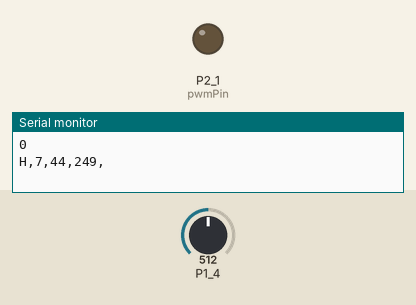
Bench run of a sketch on a simulated TI MSP430 LaunchPad. Parts: output pins drawn as LEDs (lit = HIGH), the last lines printed to the serial monitor. The test bench sets the inputs (shaded band); at power-on: P1_4 = 512. Random numbers use the default seed unless the sketch sets one.

Above: at 1.8 s.
1.9 s: P1_4 set to 488
At 3.2 s:
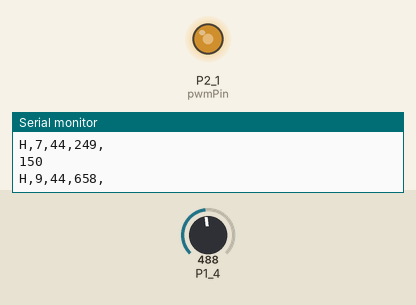
4.0 s: P1_4 set to 511
At 4.4 s:
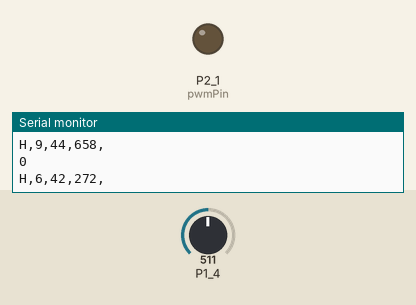
5.5 s: P1_4 set to 306
At 6.7 s:
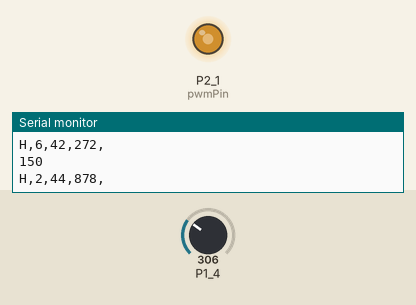
7.0 s: P1_4 set to 716
At 7.9 s:
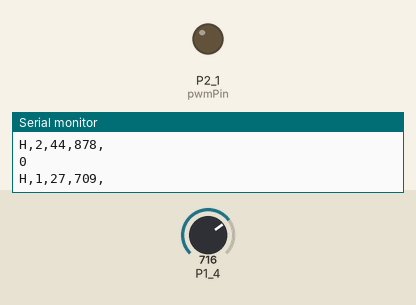
Timing chart, 0 to 9.5 s (numbered marks = the images above; inputs shaded):
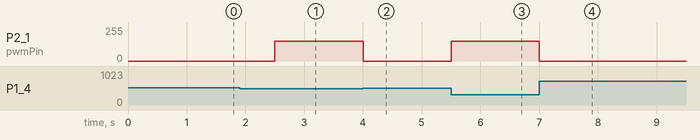

Measured:
- the behaviour switches between 503 and 502 on P1_4 (found by bisection; images 0 and 1)
- after the input at 1.9 s, P2_1 (pwmPin): 0/255 → 150/255 after 0.60 s
- after the input at 4.0 s, P2_1 (pwmPin): 150/255 → 0/255 at once
- after the input at 5.5 s, P2_1 (pwmPin): 0/255 → 150/255 at once
- after the input at 7.0 s, P2_1 (pwmPin): 150/255 → 0/255 at once

The sketch:

random_Ph2.ino
```cpp
int pH = 0;
int temp = 0;
int rot = 0;
int finalTemp = 0;
double Thermistor(int RawADC) {
 double Temp;
 Temp = logf(9900*((1023.0/RawADC-1)));
 Temp = 1 / (0.0006489785099 + 0.0003167232089*Temp-0.0000002644044342*Temp*Temp*Temp);// constants calcuted for specific thermistor (N_09P00103)
 Temp = Temp - 273.15;            // Convert Kelvin to Celcius
 return Temp;
}
int pwmPin = P2_1; // PWM supporting pin
void setup()
{
 pinMode(P1_4, INPUT);
 pinMode(pwmPin, OUTPUT); // sets the pin as output
 Serial.begin(9600);
}

void loop()
{
  finalTemp= int(Thermistor(analogRead(P1_4)));
  //Serial.print("Temperature: ");
  //Serial.println((Thermistor(analogRead(P1_4))));  // display Celsius
  delay(1000);

if (Thermistor(analogRead(P1_4)) >= 24) {
    analogWrite(pwmPin, 0);
    Serial.println(0);
  }
  else if (23<=Thermistor(analogRead(P1_4))< 24) {
    analogWrite(pwmPin, 150);
    Serial.println(150);
  }
  else if (20<=Thermistor(analogRead(P1_4))< 23) {
    analogWrite(pwmPin, 180);
    Serial.println(180);
  }
  else if (15<=Thermistor(analogRead(P1_4))< 20) {
    analogWrite(pwmPin, 220);
    Serial.println(222);
  }
  else {
    analogWrite(pwmPin, 255);
    Serial.println(255);
  }


  // put your main code here, to run repeatedly:
  pH = random(14);
  temp = finalTemp + 20;
  rot = random(1000);

  Serial.print('H'); // 'H' is the header marking the beginning of the message
  Serial.print(",");
  Serial.print(pH,DEC);
  Serial.print(",");
  Serial.print(temp,DEC);
  Serial.print(",");
  Serial.print(rot,DEC);
  Serial.print(",");
  Serial.println(); //sending a "\n" or LF to mark the end of the message
  delay(500);  //minimum delay needed for the transferring of messages

}
```
